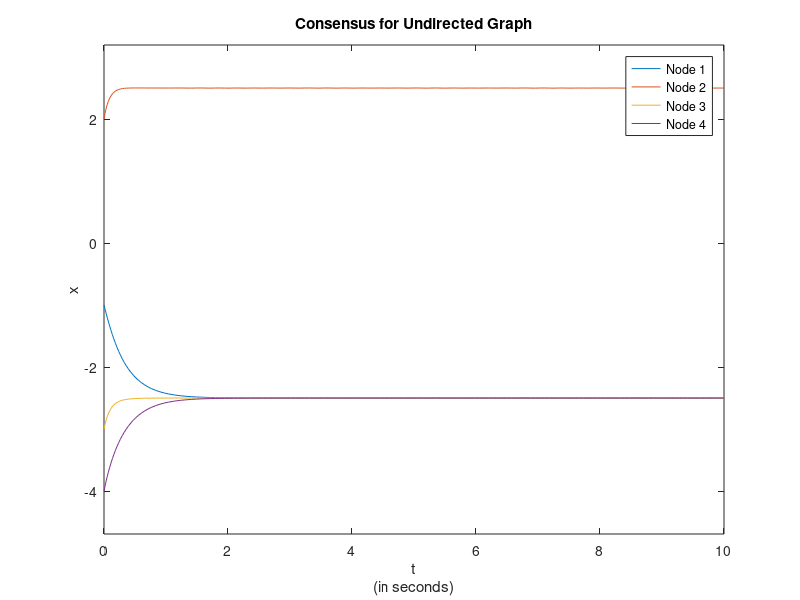

Here is the MATLAB script that generated this plot:
clear all; 
close all;
A = [0 -2 1 0;-2 0 -4 -2;1 -4 0 1;0 -2 1 0]; %Adjacency Matrix
D = diag([3, 8, 6,3]); %Degree Matrix (Out-Degree)
sigma1=-1;
sigma2=1;
sigma3=-1;
sigma4=-1;
L = D - A; 
%initial and final time
t_initial = 0;
t_final = 10;
x_initial = [sigma1*1 sigma2*2 sigma3*3 sigma4*4]'; %initial states
%calculating ode45 to compute state x
[t,x] = ode45(@(t,x) -L*x ,[t_initial t_final],x_initial);
% plot figures
figure(2)
plot(t,x)
legend('Node 1','Node 2','Node 3','Node 4')
title('Consensus for Undirected Graph')
xlabel({'t','(in seconds)'})
ylabel('x')
axis equal;
